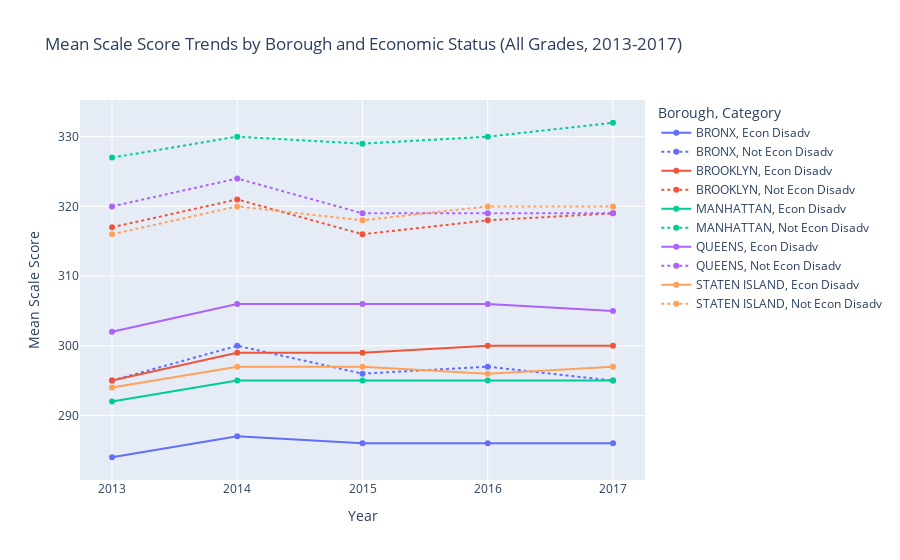

The notebook cell this image was saved under:
### Markdown cell above
## Data Visualization

For my research question, I asked whether economic status affect math test scores among students in New York City, and if so, how have these effects varied across different boroughs and over time?

To explore this, I use plotly to visualize the trends of mean scale scores from math tests among students in grades 3-8 across the five boroughs of New York City, differentiated by their economic status

The visualization's primary goals are as follows:

1. Trend Analysis: To identify and illustrate how the mean scale scores in math tests have evolved over the specified period. It helps in understanding whether there has been improvement, decline, or stagnation in student performance across different areas and groups.

2. Comparative Insights: By including both boroughs and categories (such as economic status) in the visualization, the code aims to highlight differences and similarities in performance trends. This can reveal disparities in educational outcomes based on geography and socioeconomic factors, offering a visual representation of the achievement gap.

3. Data Interaction: The use of markers and different line styles for each category makes the plot interactive and easier to interpret. Markers indicate specific data points for each year, providing a clear view of year-over-year changes, while different line styles (solid, dashed, etc.) help distinguish between categories.

### Code cell
# Visualization 1: the Mean Scale Score trends over the years for each borough and category

fig1 = px.line(
    math_result_clean, 
    x='Year', 
    y='Mean Scale Score',
    color='Borough',
    line_dash='Category',
    markers=True,
    title='Mean Scale Score Trends by Borough and Economic Status (All Grades, 2013-2017)',
    labels={'Mean Scale Score': 'Mean Scale Score', 'Year': 'Year'},
)
fig1.show()

### Figure 1 — Plotly figure (JSON) as saved in the notebook; plotly's stock layout.template omitted (floating-point values rounded to 4 significant figures)
{"data": [{"hovertemplate": "Borough=BRONX<br>Category=Econ Disadv<br>Year=%{x}<br>Mean Scale Score=%{y}<extra></extra>", "legendgroup": "BRONX, Econ Disadv", "line": {"color": "#636efa", "dash": "solid"}, "marker": {"symbol": "circle"}, "mode": "lines+markers", "name": "BRONX, Econ Disadv", "orientation": "v", "showlegend": true, "type": "scatter", "x": [2013, 2014, 2015, 2016, 2017], "xaxis": "x", "y": [284, 287, 286, 286, 286], "yaxis": "y"}, {"hovertemplate": "Borough=BRONX<br>Category=Not Econ Disadv<br>Year=%{x}<br>Mean Scale Score=%{y}<extra></extra>", "legendgroup": "BRONX, Not Econ Disadv", "line": {"color": "#636efa", "dash": "dot"}, "marker": {"symbol": "circle"}, "mode": "lines+markers", "name": "BRONX, Not Econ Disadv", "orientation": "v", "showlegend": true, "type": "scatter", "x": [2013, 2014, 2015, 2016, 2017], "xaxis": "x", "y": [295, 300, 296, 297, 295], "yaxis": "y"}, {"hovertemplate": "Borough=BROOKLYN<br>Category=Econ Disadv<br>Year=%{x}<br>Mean Scale Score=%{y}<extra></extra>", "legendgroup": "BROOKLYN, Econ Disadv", "line": {"color": "#EF553B", "dash": "solid"}, "marker": {"symbol": "circle"}, "mode": "lines+markers", "name": "BROOKLYN, Econ Disadv", "orientation": "v", "showlegend": true, "type": "scatter", "x": [2013, 2014, 2015, 2016, 2017], "xaxis": "x", "y": [295, 299, 299, 300, 300], "yaxis": "y"}, {"hovertemplate": "Borough=BROOKLYN<br>Category=Not Econ Disadv<br>Year=%{x}<br>Mean Scale Score=%{y}<extra></extra>", "legendgroup": "BROOKLYN, Not Econ Disadv", "line": {"color": "#EF553B", "dash": "dot"}, "marker": {"symbol": "circle"}, "mode": "lines+markers", "name": "BROOKLYN, Not Econ Disadv", "orientation": "v", "showlegend": true, "type": "scatter", "x": [2013, 2014, 2015, 2016, 2017], "xaxis": "x", "y": [317, 321, 316, 318, 319], "yaxis": "y"}, {"hovertemplate": "Borough=MANHATTAN<br>Category=Econ Disadv<br>Year=%{x}<br>Mean Scale Score=%{y}<extra></extra>", "legendgroup": "MANHATTAN, Econ Disadv", "line": {"color": "#00cc96", "dash": "solid"}, "marker": {"symbol": "circle"}, "mode": "lines+markers", "name": "MANHATTAN, Econ Disadv", "orientation": "v", "showlegend": true, "type": "scatter", "x": [2013, 2014, 2015, 2016, 2017], "xaxis": "x", "y": [292, 295, 295, 295, 295], "yaxis": "y"}, {"hovertemplate": "Borough=MANHATTAN<br>Category=Not Econ Disadv<br>Year=%{x}<br>Mean Scale Score=%{y}<extra></extra>", "legendgroup": "MANHATTAN, Not Econ Disadv", "line": {"color": "#00cc96", "dash": "dot"}, "marker": {"symbol": "circle"}, "mode": "lines+markers", "name": "MANHATTAN, Not Econ Disadv", "orientation": "v", "showlegend": true, "type": "scatter", "x": [2013, 2014, 2015, 2016, 2017], "xaxis": "x", "y": [327, 330, 329, 330, 332], "yaxis": "y"}, {"hovertemplate": "Borough=QUEENS<br>Category=Econ Disadv<br>Year=%{x}<br>Mean Scale Score=%{y}<extra></extra>", "legendgroup": "QUEENS, Econ Disadv", "line": {"color": "#ab63fa", "dash": "solid"}, "marker": {"symbol": "circle"}, "mode": "lines+markers", "name": "QUEENS, Econ Disadv", "orientation": "v", "showlegend": true, "type": "scatter", "x": [2013, 2014, 2015, 2016, 2017], "xaxis": "x", "y": [302, 306, 306, 306, 305], "yaxis": "y"}, {"hovertemplate": "Borough=QUEENS<br>Category=Not Econ Disadv<br>Year=%{x}<br>Mean Scale Score=%{y}<extra></extra>", "legendgroup": "QUEENS, Not Econ Disadv", "line": {"color": "#ab63fa", "dash": "dot"}, "marker": {"symbol": "circle"}, "mode": "lines+markers", "name": "QUEENS, Not Econ Disadv", "orientation": "v", "showlegend": true, "type": "scatter", "x": [2013, 2014, 2015, 2016, 2017], "xaxis": "x", "y": [320, 324, 319, 319, 319], "yaxis": "y"}, {"hovertemplate": "Borough=STATEN ISLAND<br>Category=Econ Disadv<br>Year=%{x}<br>Mean Scale Score=%{y}<extra></extra>", "legendgroup": "STATEN ISLAND, Econ Disadv", "line": {"color": "#FFA15A", "dash": "solid"}, "marker": {"symbol": "circle"}, "mode": "lines+markers", "name": "STATEN ISLAND, Econ Disadv", "orientation": "v", "showlegend": true, "type": "scatter", "x": [2013, 2014, 2015, 2016, 2017], "xaxis": "x", "y": [294, 297, 297, 296, 297], "yaxis": "y"}, {"hovertemplate": "Borough=STATEN ISLAND<br>Category=Not Econ Disadv<br>Year=%{x}<br>Mean Scale Score=%{y}<extra></extra>", "legendgroup": "STATEN ISLAND, Not Econ Disadv", "line": {"color": "#FFA15A", "dash": "dot"}, "marker": {"symbol": "circle"}, "mode": "lines+markers", "name": "STATEN ISLAND, Not Econ Disadv", "orientation": "v", "showlegend": true, "type": "scatter", "x": [2013, 2014, 2015, 2016, 2017], "xaxis": "x", "y": [316, 320, 318, 320, 320], "yaxis": "y"}], "layout": {"legend": {"title": {"text": "Borough, Category"}, "tracegroupgap": 0}, "title": {"text": "Mean Scale Score Trends by Borough and Economic Status (All Grades, 2013-2017)"}, "xaxis": {"anchor": "y", "domain": [0, 1], "title": {"text": "Year"}}, "yaxis": {"anchor": "x", "domain": [0, 1], "title": {"text": "Mean Scale Score"}}}}
